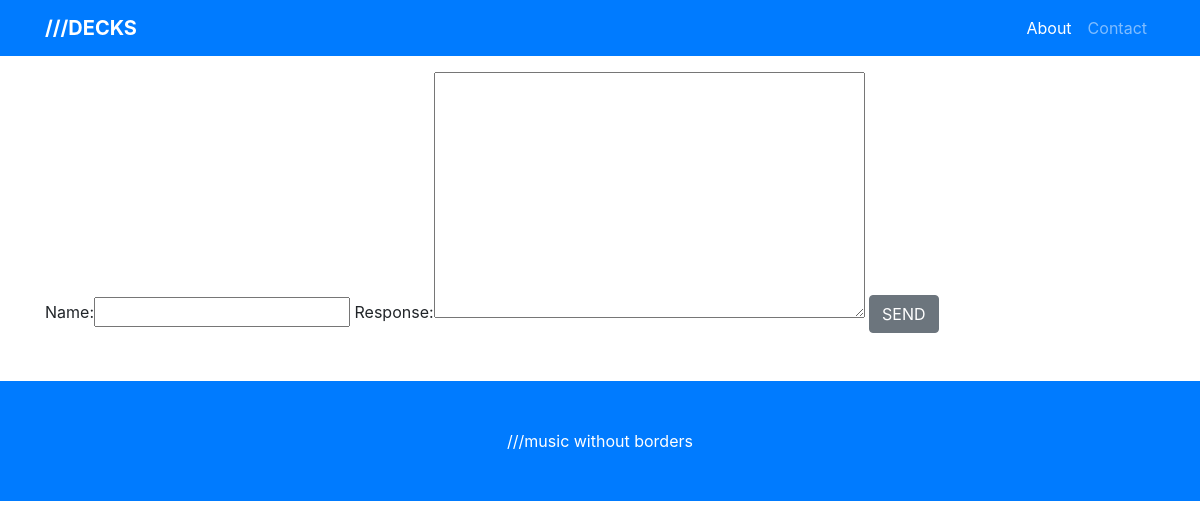
Before: /about with the older database file.
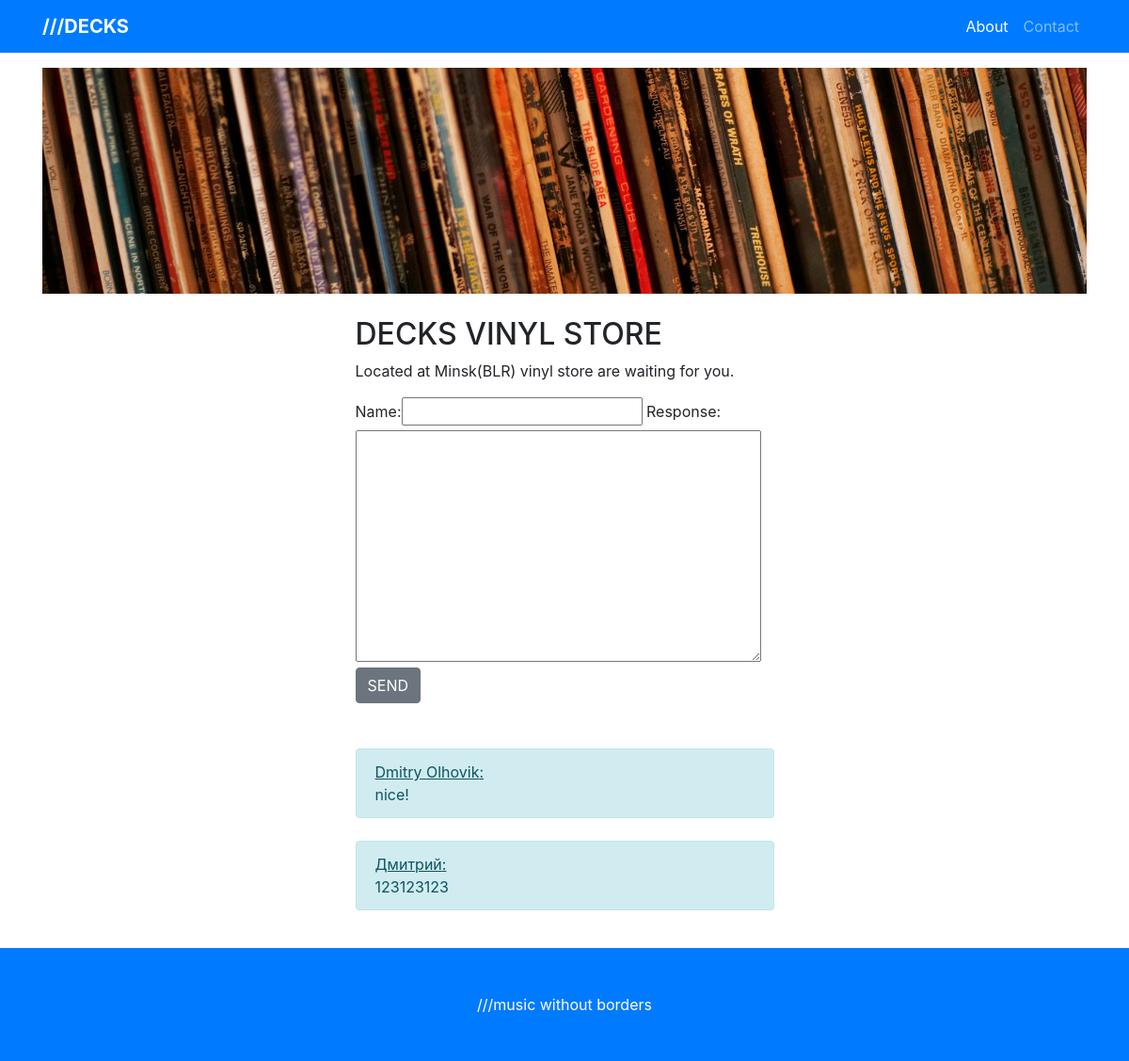
After: the same page with the newer database file.
### blog/models.py (models this page shows, shortened)
class About(models.Model):
    image = models.ImageField(upload_to='image')
    title = models.CharField(max_length=100)
    text = models.CharField(max_length=200)

class Response(models.Model):
    name = models.CharField(max_length=100)
    response = models.TextField(max_length=100)

### blog/views.py (the view)
# urls.py: path('about', views.about_view, name='about'),
def about_view(request):
    responses = Response.objects.all()
    abouts = About.objects.all()
    if request.method == "POST":
        form = ResponseForm(request.POST)
        if form.is_valid():
            post = form.save()
            post.save()
            mes = "Your response has been send!"
            return render(request, 'about.html', {'abouts': abouts, 'form': form, 'responses': responses, 'mes': mes})
    else:
        form = ResponseForm()
        return render(request, 'about.html', {'abouts': abouts, 'form': form, 'responses': responses})

### blog/forms.py
class ResponseForm(forms.ModelForm):
    class Meta:
        model = Response
        fields = ('name', 'response')

### templates/about.html (shortened to what this page needs)
<!DOCTYPE html>
<html lang="en">
<head>
  <link rel="stylesheet" href="https://stackpath.bootstrapcdn.com/bootstrap/4.3.1/css/bootstrap.min.css">
</head>
<body>
  <nav class="navbar navbar-expand-lg navbar-dark bg-primary fixed-top">
    <div class="container">
      <a class="navbar-brand" href="{% url 'home' %}"><b>///DECKS</b></a>
      <div class="collapse navbar-collapse" id="navbarResponsive">
        <ul class="navbar-nav ml-auto">
                    <li class="nav-item">
            <a class="nav-link active " href="{% url 'about' %}">About</a>
          </li>
          <li class="nav-item">
            <a class="nav-link" href="{% url 'contact' %}">Contact</a>
          </li>
        </ul>
      </div>
    </div>
  </nav>
  <br><br><br>
{% block content %}
    {% load bootstrap_tags %}
<div class="container">
    {% for about in abouts %}
   <img src="{{ about.image.url }}" class="img-fluid" alt="Responsive image">
            <div class="row justify-content-center mt-4">
    <div class="col-5">
    <h2>{{ about.title}}</h2>
        <p>{{ about.text }}</p>
    {% endfor %}
    <form method="POST" class="post-form">{% csrf_token %}
        {{ form|as_bootstrap}}
           <button type="submit" class="btn btn-secondary ">SEND</button>
    </form>
    </div>
            </div>
    <div class="row justify-content-center mt-4">
    <div class="col-5">
    {% for response in responses %}
        <div class="alert alert-info mt-4" role="alert">
            <u>{{ response.name }}:</u><br>
                   {{ response.response }}
      </div>
      {% endfor %}
    </div></div></div>
{% endblock %}
  <footer class="py-5 bg-primary mt-4">
    <div class="container">
      <p class="m-0 text-center text-white">///music without borders</p>
    </div>
  </footer>
</body>
</html>

Changed rows visible on the page:
added About: image (picture), title "DECKS VINYL STORE", text "Located at Minsk(BLR) vinyl store are waiting for you."
added Response: name "Dmitry Olhovik", response "nice!"
added Response: name "Дмитрий", response "123123123"
